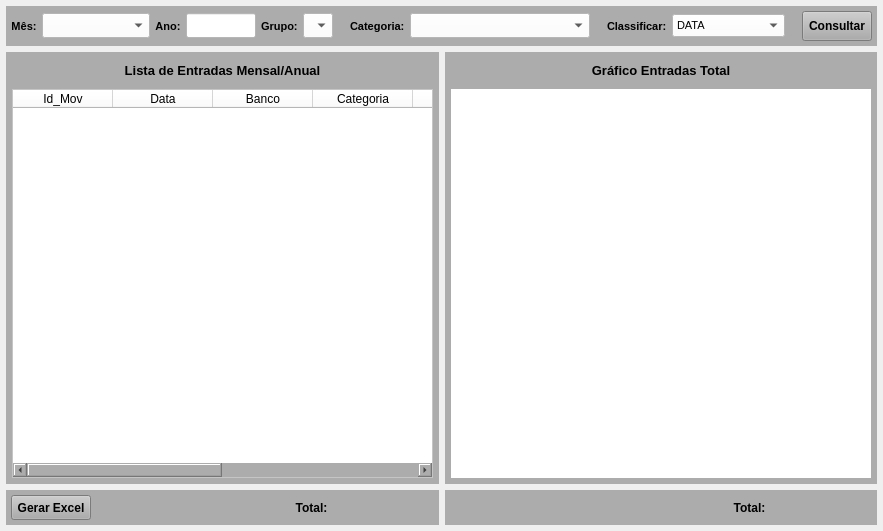
<?xml version="1.0" encoding="UTF-8"?>
<ui version="4.0">
 <class>MainWindow</class>
 <widget class="QMainWindow" name="MainWindow">
  <property name="geometry">
   <rect>
    <x>0</x>
    <y>0</y>
    <width>883</width>
    <height>531</height>
   </rect>
  </property>
  <property name="windowTitle">
   <string>Entradas Mensal/Anual</string>
  </property>
  <widget class="QWidget" name="centralwidget">
   <layout class="QVBoxLayout" name="verticalLayout">
    <property name="leftMargin">
     <number>6</number>
    </property>
    <property name="topMargin">
     <number>6</number>
    </property>
    <property name="rightMargin">
     <number>6</number>
    </property>
    <property name="bottomMargin">
     <number>6</number>
    </property>
    <item>
     <widget class="QWidget" name="widget_5" native="true">
      <property name="minimumSize">
       <size>
        <width>0</width>
        <height>40</height>
       </size>
      </property>
      <property name="maximumSize">
       <size>
        <width>16777215</width>
        <height>40</height>
       </size>
      </property>
      <property name="styleSheet">
       <string notr="true">background-color: rgb(172, 172, 172);</string>
      </property>
      <layout class="QHBoxLayout" name="horizontalLayout_3">
       <property name="spacing">
        <number>5</number>
       </property>
       <property name="leftMargin">
        <number>5</number>
       </property>
       <property name="topMargin">
        <number>5</number>
       </property>
       <property name="rightMargin">
        <number>5</number>
       </property>
       <property name="bottomMargin">
        <number>5</number>
       </property>
       <item>
        <widget class="QLabel" name="label_16">
         <property name="minimumSize">
          <size>
           <width>0</width>
           <height>0</height>
          </size>
         </property>
         <property name="maximumSize">
          <size>
           <width>30</width>
           <height>16777215</height>
          </size>
         </property>
         <property name="font">
          <font>
           <pointsize>8</pointsize>
           <weight>75</weight>
           <bold>true</bold>
          </font>
         </property>
         <property name="text">
          <string>Mês:</string>
         </property>
         <property name="alignment">
          <set>Qt::AlignCenter</set>
         </property>
        </widget>
       </item>
       <item>
        <widget class="QComboBox" name="combo_Meses">
         <property name="sizePolicy">
          <sizepolicy hsizetype="Preferred" vsizetype="Preferred">
           <horstretch>0</horstretch>
           <verstretch>0</verstretch>
          </sizepolicy>
         </property>
         <property name="minimumSize">
          <size>
           <width>100</width>
           <height>0</height>
          </size>
         </property>
         <property name="maximumSize">
          <size>
           <width>130</width>
           <height>25</height>
          </size>
         </property>
         <property name="font">
          <font>
           <pointsize>8</pointsize>
          </font>
         </property>
         <property name="styleSheet">
          <string notr="true">background-color: rgb(255, 255, 255);</string>
         </property>
         <item>
          <property name="text">
           <string/>
          </property>
         </item>
         <item>
          <property name="text">
           <string>1 - JANEIRO</string>
          </property>
         </item>
         <item>
          <property name="text">
           <string>2 - FEVEREIRO</string>
          </property>
         </item>
         <item>
          <property name="text">
           <string>3 - MARÇO</string>
          </property>
         </item>
         <item>
          <property name="text">
           <string>4 - ABRIL</string>
          </property>
         </item>
         <item>
          <property name="text">
           <string>5 - MAIO</string>
          </property>
         </item>
         <item>
          <property name="text">
           <string>6 - JUNHO</string>
          </property>
         </item>
         <item>
          <property name="text">
           <string>7 - JULHO</string>
          </property>
         </item>
         <item>
          <property name="text">
           <string>8 - AGOSTO</string>
          </property>
         </item>
         <item>
          <property name="text">
           <string>9 - SETEMBRO</string>
          </property>
         </item>
         <item>
          <property name="text">
           <string>10 - OUTUBRO</string>
          </property>
         </item>
         <item>
          <property name="text">
           <string>11 - NOVEMBRO</string>
          </property>
         </item>
         <item>
          <property name="text">
           <string>12 - DEZEMBRO</string>
          </property>
         </item>
        </widget>
       </item>
       <item>
        <widget class="QLabel" name="label_17">
         <property name="minimumSize">
          <size>
           <width>0</width>
           <height>0</height>
          </size>
         </property>
         <property name="maximumSize">
          <size>
           <width>30</width>
           <height>16777215</height>
          </size>
         </property>
         <property name="font">
          <font>
           <pointsize>8</pointsize>
           <weight>75</weight>
           <bold>true</bold>
          </font>
         </property>
         <property name="text">
          <string>Ano:</string>
         </property>
         <property name="alignment">
          <set>Qt::AlignCenter</set>
         </property>
        </widget>
       </item>
       <item>
        <widget class="QLineEdit" name="line_Ano">
         <property name="sizePolicy">
          <sizepolicy hsizetype="Preferred" vsizetype="Preferred">
           <horstretch>0</horstretch>
           <verstretch>0</verstretch>
          </sizepolicy>
         </property>
         <property name="minimumSize">
          <size>
           <width>70</width>
           <height>0</height>
          </size>
         </property>
         <property name="maximumSize">
          <size>
           <width>70</width>
           <height>25</height>
          </size>
         </property>
         <property name="font">
          <font>
           <pointsize>8</pointsize>
          </font>
         </property>
         <property name="styleSheet">
          <string notr="true">background-color: rgb(255, 255, 255);</string>
         </property>
         <property name="text">
          <string/>
         </property>
         <property name="maxLength">
          <number>45</number>
         </property>
         <property name="alignment">
          <set>Qt::AlignCenter</set>
         </property>
        </widget>
       </item>
       <item>
        <widget class="QLabel" name="label_19">
         <property name="minimumSize">
          <size>
           <width>0</width>
           <height>0</height>
          </size>
         </property>
         <property name="maximumSize">
          <size>
           <width>40</width>
           <height>16777215</height>
          </size>
         </property>
         <property name="font">
          <font>
           <pointsize>8</pointsize>
           <weight>75</weight>
           <bold>true</bold>
          </font>
         </property>
         <property name="text">
          <string>Grupo:</string>
         </property>
        </widget>
       </item>
       <item>
        <widget class="QComboBox" name="combo_Grupo">
         <property name="sizePolicy">
          <sizepolicy hsizetype="Preferred" vsizetype="Preferred">
           <horstretch>0</horstretch>
           <verstretch>0</verstretch>
          </sizepolicy>
         </property>
         <property name="minimumSize">
          <size>
           <width>0</width>
           <height>0</height>
          </size>
         </property>
         <property name="maximumSize">
          <size>
           <width>250</width>
           <height>25</height>
          </size>
         </property>
         <property name="font">
          <font>
           <pointsize>8</pointsize>
           <weight>50</weight>
           <bold>false</bold>
          </font>
         </property>
         <property name="styleSheet">
          <string notr="true">background-color: rgb(255, 255, 255);</string>
         </property>
         <item>
          <property name="text">
           <string/>
          </property>
         </item>
        </widget>
       </item>
       <item>
        <widget class="QLabel" name="label_7">
         <property name="text">
          <string/>
         </property>
        </widget>
       </item>
       <item>
        <widget class="QLabel" name="label_22">
         <property name="minimumSize">
          <size>
           <width>0</width>
           <height>0</height>
          </size>
         </property>
         <property name="maximumSize">
          <size>
           <width>60</width>
           <height>16777215</height>
          </size>
         </property>
         <property name="font">
          <font>
           <pointsize>8</pointsize>
           <weight>75</weight>
           <bold>true</bold>
          </font>
         </property>
         <property name="text">
          <string>Categoria:</string>
         </property>
        </widget>
       </item>
       <item>
        <widget class="QComboBox" name="combo_Categoria">
         <property name="sizePolicy">
          <sizepolicy hsizetype="Preferred" vsizetype="Preferred">
           <horstretch>0</horstretch>
           <verstretch>0</verstretch>
          </sizepolicy>
         </property>
         <property name="minimumSize">
          <size>
           <width>180</width>
           <height>0</height>
          </size>
         </property>
         <property name="maximumSize">
          <size>
           <width>250</width>
           <height>25</height>
          </size>
         </property>
         <property name="font">
          <font>
           <pointsize>8</pointsize>
           <weight>50</weight>
           <bold>false</bold>
          </font>
         </property>
         <property name="styleSheet">
          <string notr="true">background-color: rgb(255, 255, 255);</string>
         </property>
         <item>
          <property name="text">
           <string/>
          </property>
         </item>
        </widget>
       </item>
       <item>
        <widget class="QLabel" name="label_3">
         <property name="text">
          <string/>
         </property>
        </widget>
       </item>
       <item>
        <widget class="QLabel" name="label_21">
         <property name="minimumSize">
          <size>
           <width>0</width>
           <height>0</height>
          </size>
         </property>
         <property name="maximumSize">
          <size>
           <width>60</width>
           <height>16777215</height>
          </size>
         </property>
         <property name="font">
          <font>
           <pointsize>8</pointsize>
           <weight>75</weight>
           <bold>true</bold>
          </font>
         </property>
         <property name="text">
          <string>Classificar:</string>
         </property>
        </widget>
       </item>
       <item>
        <widget class="QComboBox" name="combo_Classifica">
         <property name="sizePolicy">
          <sizepolicy hsizetype="Preferred" vsizetype="Preferred">
           <horstretch>0</horstretch>
           <verstretch>0</verstretch>
          </sizepolicy>
         </property>
         <property name="minimumSize">
          <size>
           <width>100</width>
           <height>0</height>
          </size>
         </property>
         <property name="maximumSize">
          <size>
           <width>120</width>
           <height>23</height>
          </size>
         </property>
         <property name="font">
          <font>
           <pointsize>8</pointsize>
           <weight>50</weight>
           <bold>false</bold>
          </font>
         </property>
         <property name="styleSheet">
          <string notr="true">background-color: rgb(255, 255, 255);</string>
         </property>
         <item>
          <property name="text">
           <string>DATA</string>
          </property>
         </item>
         <item>
          <property name="text">
           <string>MAIOR VALOR</string>
          </property>
         </item>
         <item>
          <property name="text">
           <string>MENOR VALOR</string>
          </property>
         </item>
         <item>
          <property name="text">
           <string>GRUPO</string>
          </property>
         </item>
         <item>
          <property name="text">
           <string>CATEGORIA</string>
          </property>
         </item>
         <item>
          <property name="text">
           <string>ESTABELECIMENTO</string>
          </property>
         </item>
         <item>
          <property name="text">
           <string>CIDADE</string>
          </property>
         </item>
        </widget>
       </item>
       <item>
        <widget class="QLabel" name="label">
         <property name="text">
          <string/>
         </property>
        </widget>
       </item>
       <item>
        <widget class="QPushButton" name="btn_Consulta">
         <property name="sizePolicy">
          <sizepolicy hsizetype="Preferred" vsizetype="Preferred">
           <horstretch>0</horstretch>
           <verstretch>0</verstretch>
          </sizepolicy>
         </property>
         <property name="minimumSize">
          <size>
           <width>0</width>
           <height>0</height>
          </size>
         </property>
         <property name="maximumSize">
          <size>
           <width>70</width>
           <height>30</height>
          </size>
         </property>
         <property name="font">
          <font>
           <pointsize>9</pointsize>
           <weight>75</weight>
           <bold>true</bold>
          </font>
         </property>
         <property name="cursor">
          <cursorShape>PointingHandCursor</cursorShape>
         </property>
         <property name="text">
          <string>Consultar</string>
         </property>
        </widget>
       </item>
      </layout>
     </widget>
    </item>
    <item>
     <widget class="QWidget" name="widget_3" native="true">
      <layout class="QHBoxLayout" name="horizontalLayout_2">
       <property name="leftMargin">
        <number>0</number>
       </property>
       <property name="topMargin">
        <number>0</number>
       </property>
       <property name="rightMargin">
        <number>0</number>
       </property>
       <property name="bottomMargin">
        <number>0</number>
       </property>
       <item>
        <widget class="QWidget" name="widget_9" native="true">
         <layout class="QVBoxLayout" name="verticalLayout_4">
          <property name="leftMargin">
           <number>0</number>
          </property>
          <property name="topMargin">
           <number>0</number>
          </property>
          <property name="rightMargin">
           <number>0</number>
          </property>
          <property name="bottomMargin">
           <number>0</number>
          </property>
          <item>
           <widget class="QWidget" name="widget_4" native="true">
            <property name="minimumSize">
             <size>
              <width>0</width>
              <height>0</height>
             </size>
            </property>
            <property name="styleSheet">
             <string notr="true">background-color: rgb(172, 172, 172);</string>
            </property>
            <layout class="QVBoxLayout" name="verticalLayout_2">
             <property name="spacing">
              <number>6</number>
             </property>
             <property name="leftMargin">
              <number>6</number>
             </property>
             <property name="topMargin">
              <number>6</number>
             </property>
             <property name="rightMargin">
              <number>6</number>
             </property>
             <property name="bottomMargin">
              <number>6</number>
             </property>
             <item>
              <widget class="QLabel" name="label_5">
               <property name="minimumSize">
                <size>
                 <width>0</width>
                 <height>0</height>
                </size>
               </property>
               <property name="maximumSize">
                <size>
                 <width>16777215</width>
                 <height>25</height>
                </size>
               </property>
               <property name="font">
                <font>
                 <pointsize>10</pointsize>
                 <weight>75</weight>
                 <bold>true</bold>
                </font>
               </property>
               <property name="text">
                <string>Lista de Entradas Mensal/Anual</string>
               </property>
               <property name="alignment">
                <set>Qt::AlignCenter</set>
               </property>
              </widget>
             </item>
             <item>
              <widget class="QTableWidget" name="table_Lista">
               <property name="sizePolicy">
                <sizepolicy hsizetype="Preferred" vsizetype="Preferred">
                 <horstretch>0</horstretch>
                 <verstretch>0</verstretch>
                </sizepolicy>
               </property>
               <property name="font">
                <font>
                 <pointsize>8</pointsize>
                </font>
               </property>
               <property name="styleSheet">
                <string notr="true">background-color: rgb(255, 255, 255);</string>
               </property>
               <column>
                <property name="text">
                 <string>Id_Mov</string>
                </property>
               </column>
               <column>
                <property name="text">
                 <string>Data</string>
                </property>
               </column>
               <column>
                <property name="text">
                 <string>Banco</string>
                </property>
               </column>
               <column>
                <property name="text">
                 <string>Categoria</string>
                </property>
               </column>
               <column>
                <property name="text">
                 <string>R$</string>
                </property>
               </column>
               <column>
                <property name="text">
                 <string>Estab.</string>
                </property>
               </column>
               <column>
                <property name="text">
                 <string>Cidade</string>
                </property>
               </column>
               <column>
                <property name="text">
                 <string>Obs</string>
                </property>
               </column>
              </widget>
             </item>
            </layout>
           </widget>
          </item>
          <item>
           <widget class="QWidget" name="widget" native="true">
            <property name="maximumSize">
             <size>
              <width>16777215</width>
              <height>35</height>
             </size>
            </property>
            <property name="styleSheet">
             <string notr="true">background-color: rgb(172, 172, 172);</string>
            </property>
            <layout class="QHBoxLayout" name="horizontalLayout">
             <property name="spacing">
              <number>5</number>
             </property>
             <property name="leftMargin">
              <number>5</number>
             </property>
             <property name="topMargin">
              <number>5</number>
             </property>
             <property name="rightMargin">
              <number>5</number>
             </property>
             <property name="bottomMargin">
              <number>5</number>
             </property>
             <item>
              <widget class="QPushButton" name="btn_Excel">
               <property name="sizePolicy">
                <sizepolicy hsizetype="Preferred" vsizetype="Preferred">
                 <horstretch>0</horstretch>
                 <verstretch>0</verstretch>
                </sizepolicy>
               </property>
               <property name="minimumSize">
                <size>
                 <width>0</width>
                 <height>0</height>
                </size>
               </property>
               <property name="maximumSize">
                <size>
                 <width>80</width>
                 <height>30</height>
                </size>
               </property>
               <property name="font">
                <font>
                 <pointsize>9</pointsize>
                 <weight>75</weight>
                 <bold>true</bold>
                </font>
               </property>
               <property name="cursor">
                <cursorShape>PointingHandCursor</cursorShape>
               </property>
               <property name="text">
                <string>Gerar Excel</string>
               </property>
              </widget>
             </item>
             <item>
              <widget class="QLabel" name="label_Excel">
               <property name="text">
                <string/>
               </property>
              </widget>
             </item>
             <item>
              <widget class="QLabel" name="label_18">
               <property name="minimumSize">
                <size>
                 <width>0</width>
                 <height>0</height>
                </size>
               </property>
               <property name="maximumSize">
                <size>
                 <width>35</width>
                 <height>16777215</height>
                </size>
               </property>
               <property name="font">
                <font>
                 <pointsize>9</pointsize>
                 <weight>75</weight>
                 <bold>true</bold>
                </font>
               </property>
               <property name="text">
                <string>Total:</string>
               </property>
               <property name="alignment">
                <set>Qt::AlignCenter</set>
               </property>
              </widget>
             </item>
             <item>
              <widget class="QLabel" name="label_Total_Lista">
               <property name="maximumSize">
                <size>
                 <width>100</width>
                 <height>25</height>
                </size>
               </property>
               <property name="font">
                <font>
                 <pointsize>9</pointsize>
                 <weight>75</weight>
                 <bold>true</bold>
                </font>
               </property>
               <property name="text">
                <string/>
               </property>
               <property name="alignment">
                <set>Qt::AlignCenter</set>
               </property>
              </widget>
             </item>
            </layout>
           </widget>
          </item>
         </layout>
        </widget>
       </item>
       <item>
        <widget class="QWidget" name="widget_10" native="true">
         <property name="sizePolicy">
          <sizepolicy hsizetype="Fixed" vsizetype="Preferred">
           <horstretch>0</horstretch>
           <verstretch>0</verstretch>
          </sizepolicy>
         </property>
         <property name="maximumSize">
          <size>
           <width>650</width>
           <height>16777215</height>
          </size>
         </property>
         <layout class="QVBoxLayout" name="verticalLayout_5">
          <property name="leftMargin">
           <number>0</number>
          </property>
          <property name="topMargin">
           <number>0</number>
          </property>
          <property name="rightMargin">
           <number>0</number>
          </property>
          <property name="bottomMargin">
           <number>0</number>
          </property>
          <item>
           <widget class="QWidget" name="widget_6" native="true">
            <property name="maximumSize">
             <size>
              <width>16777215</width>
              <height>16777215</height>
             </size>
            </property>
            <property name="styleSheet">
             <string notr="true">background-color: rgb(172, 172, 172);</string>
            </property>
            <layout class="QVBoxLayout" name="verticalLayout_3">
             <property name="spacing">
              <number>6</number>
             </property>
             <property name="leftMargin">
              <number>6</number>
             </property>
             <property name="topMargin">
              <number>6</number>
             </property>
             <property name="rightMargin">
              <number>6</number>
             </property>
             <property name="bottomMargin">
              <number>6</number>
             </property>
             <item>
              <widget class="QLabel" name="label_6">
               <property name="minimumSize">
                <size>
                 <width>0</width>
                 <height>0</height>
                </size>
               </property>
               <property name="maximumSize">
                <size>
                 <width>16777215</width>
                 <height>25</height>
                </size>
               </property>
               <property name="font">
                <font>
                 <pointsize>10</pointsize>
                 <weight>75</weight>
                 <bold>true</bold>
                </font>
               </property>
               <property name="text">
                <string>Gráfico Entradas Total</string>
               </property>
               <property name="alignment">
                <set>Qt::AlignCenter</set>
               </property>
              </widget>
             </item>
             <item>
              <widget class="QWidget" name="widget_grafico" native="true">
               <property name="styleSheet">
                <string notr="true">background-color: rgb(255, 255, 255);</string>
               </property>
              </widget>
             </item>
            </layout>
           </widget>
          </item>
          <item>
           <widget class="QWidget" name="widget_8" native="true">
            <property name="maximumSize">
             <size>
              <width>16777215</width>
              <height>35</height>
             </size>
            </property>
            <property name="styleSheet">
             <string notr="true">background-color: rgb(172, 172, 172);</string>
            </property>
            <layout class="QHBoxLayout" name="horizontalLayout_5">
             <property name="spacing">
              <number>5</number>
             </property>
             <property name="leftMargin">
              <number>5</number>
             </property>
             <property name="topMargin">
              <number>5</number>
             </property>
             <property name="rightMargin">
              <number>5</number>
             </property>
             <property name="bottomMargin">
              <number>5</number>
             </property>
             <item>
              <widget class="QLabel" name="label_4">
               <property name="text">
                <string/>
               </property>
              </widget>
             </item>
             <item>
              <widget class="QLabel" name="label_20">
               <property name="minimumSize">
                <size>
                 <width>0</width>
                 <height>0</height>
                </size>
               </property>
               <property name="maximumSize">
                <size>
                 <width>35</width>
                 <height>16777215</height>
                </size>
               </property>
               <property name="font">
                <font>
                 <pointsize>9</pointsize>
                 <weight>75</weight>
                 <bold>true</bold>
                </font>
               </property>
               <property name="text">
                <string>Total:</string>
               </property>
               <property name="alignment">
                <set>Qt::AlignCenter</set>
               </property>
              </widget>
             </item>
             <item>
              <widget class="QLabel" name="label_Total_Grafico">
               <property name="maximumSize">
                <size>
                 <width>100</width>
                 <height>25</height>
                </size>
               </property>
               <property name="font">
                <font>
                 <pointsize>9</pointsize>
                 <weight>75</weight>
                 <bold>true</bold>
                </font>
               </property>
               <property name="text">
                <string/>
               </property>
               <property name="alignment">
                <set>Qt::AlignCenter</set>
               </property>
              </widget>
             </item>
            </layout>
           </widget>
          </item>
         </layout>
        </widget>
       </item>
      </layout>
     </widget>
    </item>
   </layout>
  </widget>
 </widget>
 <resources/>
 <connections/>
</ui>
